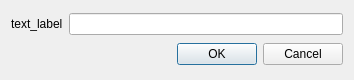
<?xml version="1.0" encoding="UTF-8"?>
<ui version="4.0">
 <class>Dialog</class>
 <widget class="QDialog" name="Dialog">
  <property name="geometry">
   <rect>
    <x>0</x>
    <y>0</y>
    <width>354</width>
    <height>80</height>
   </rect>
  </property>
  <property name="windowTitle">
   <string>Dialog</string>
  </property>
  <layout class="QVBoxLayout" name="verticalLayout_2">
   <item>
    <layout class="QHBoxLayout" name="horizontalLayout">
     <item>
      <widget class="QLabel" name="text_label">
       <property name="text">
        <string>text_label</string>
       </property>
      </widget>
     </item>
     <item>
      <widget class="QLineEdit" name="text_line_edit"/>
     </item>
    </layout>
   </item>
   <item>
    <widget class="QDialogButtonBox" name="button_box">
     <property name="orientation">
      <enum>Qt::Horizontal</enum>
     </property>
     <property name="standardButtons">
      <set>QDialogButtonBox::Cancel|QDialogButtonBox::Ok</set>
     </property>
    </widget>
   </item>
  </layout>
 </widget>
 <resources/>
 <connections>
  <connection>
   <sender>button_box</sender>
   <signal>rejected()</signal>
   <receiver>Dialog</receiver>
   <slot>reject()</slot>
   <hints>
    <hint type="sourcelabel">
     <x>316</x>
     <y>260</y>
    </hint>
    <hint type="destinationlabel">
     <x>286</x>
     <y>274</y>
    </hint>
   </hints>
  </connection>
 </connections>
</ui>
